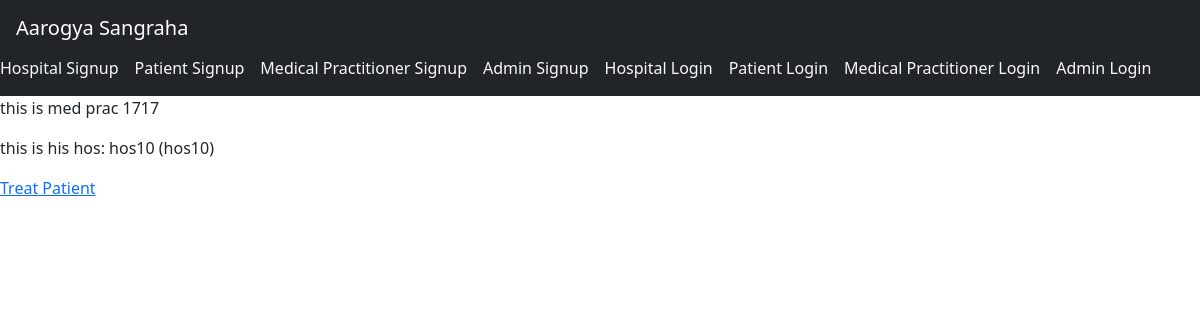
The page /treatment/practitionerdashboard/1717 on the database as committed earlier.
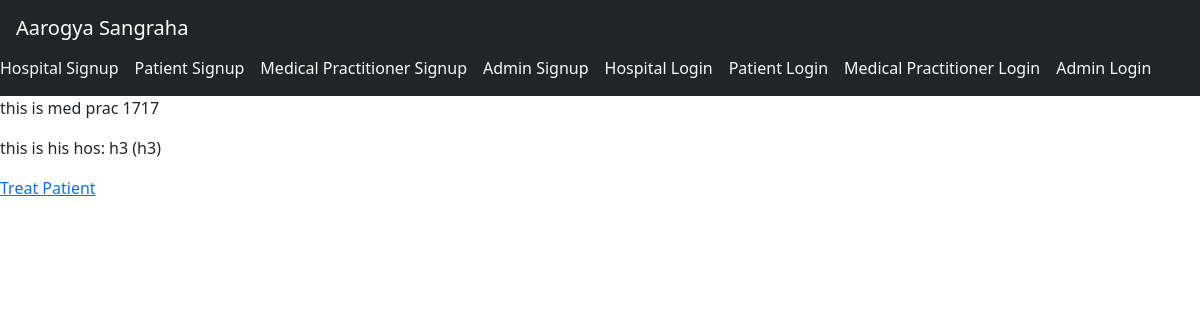
The same page on the database as committed later.
### treatment/models.py (models this page shows, shortened)
class MedicalPractitioner(models.Model):
    user=models.OneToOneField(User,on_delete=models.CASCADE)
    medicalID = models.CharField(max_length=10,primary_key=True)
    sex = models.CharField(max_length=1,choices=sex_c,default=None)
    date_of_birth = models.DateField()
    hospitalID = models.ForeignKey(Hospital,on_delete=models.SET_NULL,null=True,blank=True,to_field='hospitalID')
    department = models.CharField(max_length=50,choices=departments,default=None)

class Hospital(models.Model):
    user=models.OneToOneField(User,on_delete=models.CASCADE)
    name = models.CharField(max_length=50)
    hospitalID = models.CharField(max_length=10,primary_key=True)
    address = models.CharField(max_length=250)
    status = models.CharField(max_length=20, choices=(
        ('pending', 'Pending Verification'),
        ('approved', 'Approved'),
        ('rejected', 'Rejected')
    ), default='pending')
    def __str__(self):
        return f"{self.name} ({self.hospitalID})"

### treatment/views.py (the view)
# urls.py: path('practitionerdashboard/<str:medicalID>',views.medical_practitioner_dashboard_view,name='practitioner_dashboard'),
def medical_practitioner_dashboard_view(request,medicalID):
    medical_practitioner=models.MedicalPractitioner.objects.get(medicalID=medicalID)
    job_application = models.JobApplication.objects.filter(medical_practitioner=medical_practitioner, status='pending')
    return render(request,'treatment/medprac_dashboard.html',{'medicalPractitioner':medical_practitioner, 'job_status': True if job_application else False})

### treatment/templates/treatment/medprac_dashboard.html (shortened to what this page needs)
{% extends 'treatment/base.html' %}
    {% block body %}
    <p>this is med prac {{ medicalPractitioner.medicalID }}</p>
    <p>this is his hos: {{ medicalPractitioner.hospitalID }}</p>
    {% if job_status %}
      <p>You have already applied for a job.
        Wait for the response!
      </p>
    {% elif not medicalPractitioner.hospitalID_id %}
      <a href="{% url 'treatment:send_job_application' %}">
        <button>Apply for Hospital</button>
      </a>
    {% else %}
      <a href="{% url 'treatment:add_treatment' %}">Treat Patient</a>
    {% endif %}
    {% endblock %}

### treatment/templates/treatment/base.html (shortened to what this page needs)
<!DOCTYPE html>
<html lang="en">
<head>
    <link href="https://cdn.jsdelivr.net/npm/bootstrap@5.3.3/dist/css/bootstrap.min.css" rel="stylesheet">
</head>
<body>
    <nav class="navbar navbar-dark bg-dark">
        <a href="{% url 'home' %}" class="navbar-brand ms-3">Aarogya Sangraha</a>
        <div class="navbar">
            <a class="nav-item nav-link text-light me-3" href="{% url 'treatment:hospitalsignup' %}">Hospital Signup</a>
            <a class="nav-item nav-link text-light me-3" href="{% url 'treatment:patientsignup' %}">Patient Signup</a>
            <a class="nav-item nav-link text-light me-3" href="{% url 'treatment:medpracsignup' %}">Medical Practitioner Signup</a>
            <a class="nav-item nav-link text-light me-3" href="{% url 'treatment:adminsignup' %}">Admin Signup</a>
            {% if not user.is_authenticated %}
                <a class="nav-item nav-link text-light me-3" href="{% url 'treatment:hospitallogin' %}">Hospital Login</a>
                <a class="nav-item nav-link text-light me-3" href="{% url 'treatment:patientlogin' %}">Patient Login</a>
                <a class="nav-item nav-link text-light me-3" href="{% url 'treatment:medpraclogin' %}">Medical Practitioner Login</a>
                <a class="nav-item nav-link text-light me-3" href="{% url 'treatment:adminlogin' %}">Admin Login</a>
            {% endif %}
        </div>
    </nav>
    {% block body %}
    {% endblock %}
</body>
</html>

Rows that differ between the two databases and show on the page:
changed MedicalPractitioner id 1717: hospitalID "hos10 (hos10)" → "h3 (h3)"
